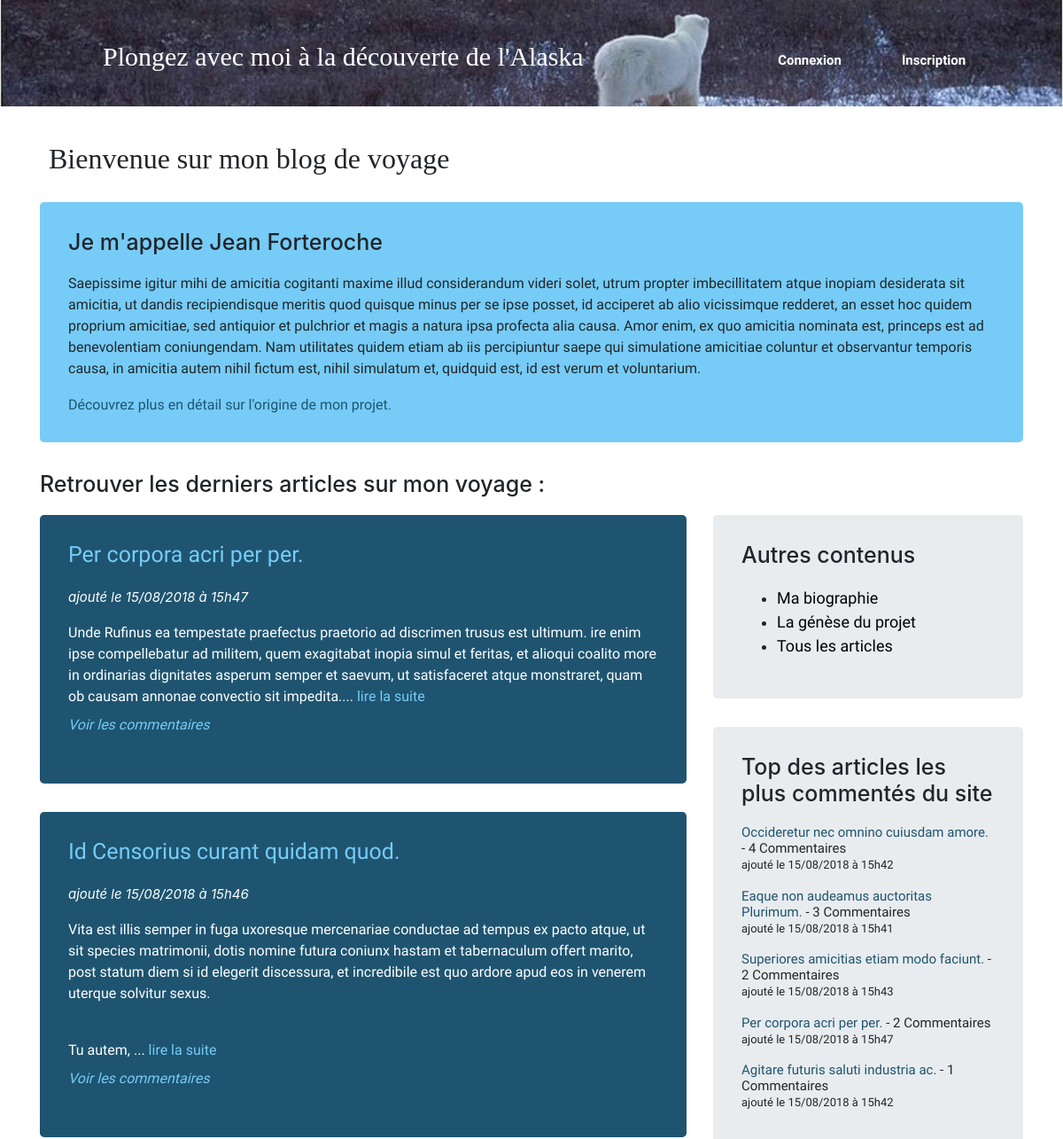
Before: / (upper part) with the older database file.
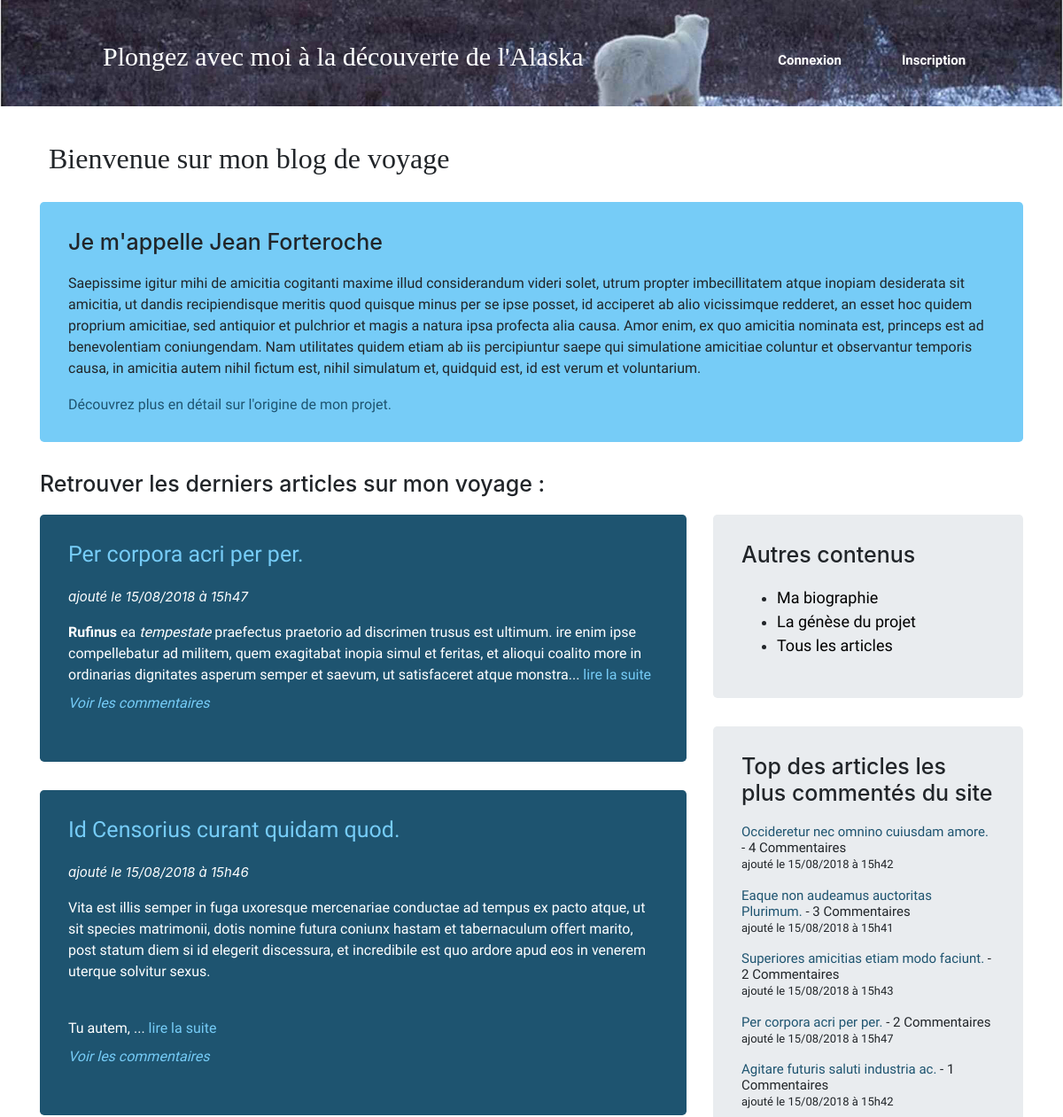
After: the same page with the newer database file.
### tables this page shows
CREATE TABLE `roche_articles` (
  `id` int(11) NOT NULL,
  `title` varchar(240) NOT NULL,
  `userId` int(11) NOT NULL,
  `content` text NOT NULL,
  `creationDate` datetime NOT NULL,
  `updateDate` datetime NOT NULL,
  `nbComment` int(11) NOT NULL
);

### controller/frontend.php (called while the page is built, shortened)
<?php
class Frontend {
	public function articlesListView() {
		$articleManager = new ArticleManager();
		$articles = $articleManager->getRecentList();
		$topArticles = $articleManager->getBestList();
		require('view/frontend/articlesListView.php');
	}
}

### model/ArticleManager.php (called while the page is built, shortened)
<?php
class ArticleManager extends DBAccess {
  public function getRecentList()
  {
    $articles = [];
    $q = $this->db->query('SELECT id, userId, title, content, DATE_FORMAT(creationDate, \'%d/%m/%Y à %Hh%i\') AS creationDate, DATE_FORMAT(updateDate, \'%d/%m/%Y à %Hh%i\') AS updateDate, nbComment FROM roche_articles ORDER BY updateDate DESC LIMIT 0, 5');
    while ($data = $q->fetch(\PDO::FETCH_ASSOC))
    {
      $articles[] = new Article($data);
    }
    return $articles;
  }
  public function getBestList()
  {
    $articles = [];
    $q = $this->db->query('SELECT id, userId, title, content, DATE_FORMAT(creationDate, \'%d/%m/%Y à %Hh%i\') AS creationDate, DATE_FORMAT(updateDate, \'%d/%m/%Y à %Hh%i\') AS updateDate, nbComment FROM roche_articles ORDER BY nbComment DESC LIMIT 0, 5');
    while ($data = $q->fetch(\PDO::FETCH_ASSOC))
    {
      $articles[] = new Article($data);
    }
    return $articles;
  }
}

### model/DBAccess.php (called while the page is built, shortened)
<?php
abstract class DBAccess {
	public function __construct()
	{
		$db = new \PDO('mysql:host=localhost;dbname=ingenusprb476', 'root', '');
		$this->db = $db;
	}
}

### model/BlogContent.php (called while the page is built, shortened)
<?php
abstract class BlogContent {
	protected $id,
	$userId,
	$content,
	$creationDate;
	public function hydrate(array $data)
  	{
    	foreach ($data as $key => $value)
    	{
     	 	$method = 'set'.ucfirst($key);
      	}
    }
 	public function getId()
 	{
 		return $this->id;
 	}
  	public function getContent()
  	{
 		return $this->content;
	}
  	public function getCreationDate()
  	{
 		return $this->creationDate;
 	}
	public function setId($Id)
	{
 		$Id = (int) $Id;
 		if ($Id > 0)
 		{
 			$this->id = $Id;
 		}
	}
 	public function setUserId($userId)
 	{
 		$userId = (int) $userId;
 	}
  public function setContent($content)
  {
  		if (is_string($content))
  		{
 			$this->content = $content;
 		}
 	}
  public function setCreationDate($creationDate)
  {
    if (is_string($creationDate))
    {
      $this->creationDate = $creationDate;
    }
  }
}

### model/Article.php (called while the page is built, shortened)
<?php
class Article extends BlogContent {
	protected $title,
  $updateDate,
  $nbComment;
  public function getTitle()
  {
 	  return $this->title;
 	}
  public function getNbComment()
  {
    return $this->nbComment;
  }
  public function setTitle($title)
  {
    if (is_string($title) && strlen($title) < 240)
    {
       $this->title = $title;
    }
  }
  public function setNbComment($nbComment)
  {
    $nbComment = (int) $nbComment;
    if ($nbComment >= 0)
    {
      $this->nbComment = $nbComment;
    }
  }
}

### view/frontend/articlesListView.php (the view, shortened to what the changed rows need)
    <?php if(isset($_SESSION['pseudo'])) { ?>
        <h2>Bonjour <?=  $_SESSION['pseudo']?>, venez découvrir l'Alaska avec moi</h2>
    <?php } else { ?>
        <h2>Bienvenue sur mon blog de voyage</h2>
    <?php } ?>
    <div class="row">
        <div class="col-lg-8 col-md-7">
            <?php foreach ($articles as $data) { ?>
                <div class="articleBox jumbotron">
                    <a href="index.php?action=article&amp;id=<?= $data->getId() ?>"><h3><?= htmlspecialchars_decode($data->getTitle()) ?></h3></a>
                    <em class="creationDate">ajouté le <?= $data->getCreationDate() ?></em>
                    <p>
                        <?= nl2br(htmlspecialchars_decode(substr($data->getContent(), 0, 320).'...')) ?>
                        <a href="index.php?action=article&amp;id=<?= $data->getId() ?>"> lire la suite</a><br />
                        <em><a class="commentLink" href="index.php?action=article&amp;id=<?= $data->getId() ?>#commentSpace">Voir les commentaires</a></em>
                    </p>
                </div>
            <?php } ?>
        </div>
        <div class="col-lg-4 col-md-5">
            <?php  require('view/include/topComment.php'); ?>
        </div>
    </div>
<?php require('view/template.php'); ?>

### view/include/topComment.php (shortened to what the changed rows need)
<article id="topComment" class="jumbotron">
	<?php foreach ($topArticles as $data) { ?>
    	<div class="resumeArticles">
       		<h4><a href="index.php?action=article&amp;id=<?= $data->getId() ?>"><?= htmlspecialchars($data->getTitle()) ?></a> - <?= $data->getNbComment()?> Commentaires</h4>
        	<p class="creationDate"> ajouté le <?= $data->getCreationDate() ?></p>
    	</div>
	<?php } ?>
</article>

Changed rows visible on the page:
changed roche_articles "Per corpora acri per per.": content "Unde Rufinus ea tempestate praefectus praetorio ad discrimen trusus est ultimum. ire enim ipse compellebatur ad militem, quem exagitabat inopia simul et feritas, et alioqui coalito more in ordinarias dignitates asperum semper et saevum, ut satisfaceret atque monstraret, quam ob causam annonae convectio sit impedita...." → "Rufinus ea tempestate praefectus praetorio ad discrimen trusus est ultimum. ire enim ipse compellebatur ad militem, quem exagitabat inopia simul et feritas, et alioqui coalito more in ordinarias dignitates asperum semper et saevum, ut satisfaceret atque monstra..."
